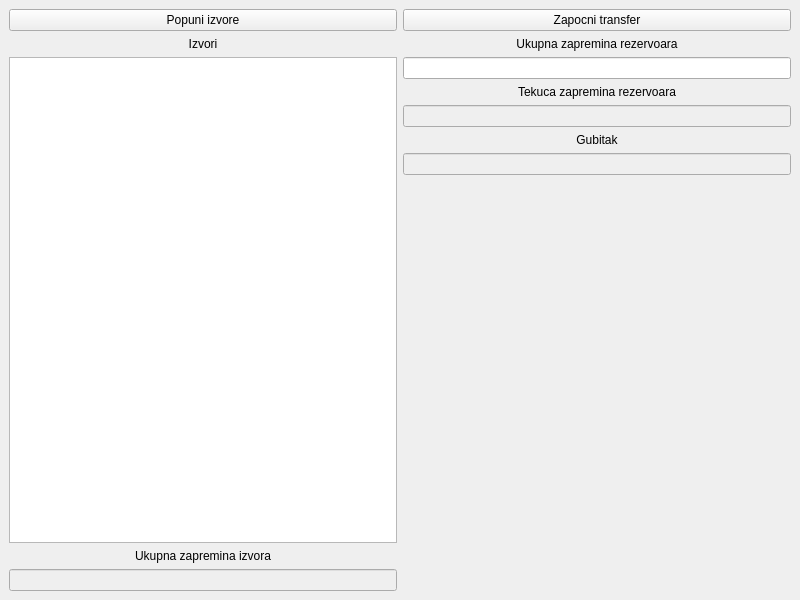
<?xml version="1.0" encoding="UTF-8"?>
<ui version="4.0">
 <class>MainWindow</class>
 <widget class="QMainWindow" name="MainWindow">
  <property name="geometry">
   <rect>
    <x>0</x>
    <y>0</y>
    <width>800</width>
    <height>600</height>
   </rect>
  </property>
  <property name="windowTitle">
   <string>Januar 1 2020/2021</string>
  </property>
  <widget class="QWidget" name="centralwidget">
   <layout class="QHBoxLayout" name="horizontalLayout">
    <item>
     <layout class="QVBoxLayout" name="verticalLayout_2">
      <item>
       <widget class="QPushButton" name="pbPopuni">
        <property name="text">
         <string>Popuni izvore</string>
        </property>
       </widget>
      </item>
      <item>
       <widget class="QLabel" name="lblIzvori">
        <property name="text">
         <string>Izvori</string>
        </property>
        <property name="alignment">
         <set>Qt::AlignCenter</set>
        </property>
       </widget>
      </item>
      <item>
       <widget class="QListWidget" name="lvIzvori"/>
      </item>
      <item>
       <widget class="QLabel" name="lblZapreminaIzvora">
        <property name="text">
         <string>Ukupna zapremina izvora</string>
        </property>
        <property name="alignment">
         <set>Qt::AlignCenter</set>
        </property>
       </widget>
      </item>
      <item>
       <widget class="QLineEdit" name="leZapreminaIzvora">
        <property name="enabled">
         <bool>false</bool>
        </property>
       </widget>
      </item>
     </layout>
    </item>
    <item>
     <layout class="QVBoxLayout" name="verticalLayout">
      <item>
       <widget class="QPushButton" name="pbZapocni">
        <property name="text">
         <string>Zapocni transfer</string>
        </property>
       </widget>
      </item>
      <item>
       <widget class="QLabel" name="lblUkupnaZapremina">
        <property name="text">
         <string>Ukupna zapremina rezervoara</string>
        </property>
        <property name="alignment">
         <set>Qt::AlignCenter</set>
        </property>
       </widget>
      </item>
      <item>
       <widget class="QLineEdit" name="leUkupnaZapremina"/>
      </item>
      <item>
       <widget class="QLabel" name="lblTekucaZapremina">
        <property name="text">
         <string>Tekuca zapremina rezervoara</string>
        </property>
        <property name="alignment">
         <set>Qt::AlignCenter</set>
        </property>
       </widget>
      </item>
      <item>
       <widget class="QLineEdit" name="leTekucaZapremina">
        <property name="enabled">
         <bool>false</bool>
        </property>
       </widget>
      </item>
      <item>
       <widget class="QLabel" name="lblGubitak">
        <property name="text">
         <string>Gubitak</string>
        </property>
        <property name="alignment">
         <set>Qt::AlignCenter</set>
        </property>
       </widget>
      </item>
      <item>
       <widget class="QLineEdit" name="leGubitak">
        <property name="enabled">
         <bool>false</bool>
        </property>
       </widget>
      </item>
      <item>
       <spacer name="verticalSpacer">
        <property name="orientation">
         <enum>Qt::Vertical</enum>
        </property>
        <property name="sizeHint" stdset="0">
         <size>
          <width>20</width>
          <height>40</height>
         </size>
        </property>
       </spacer>
      </item>
     </layout>
    </item>
   </layout>
  </widget>
 </widget>
 <resources/>
 <connections/>
</ui>
